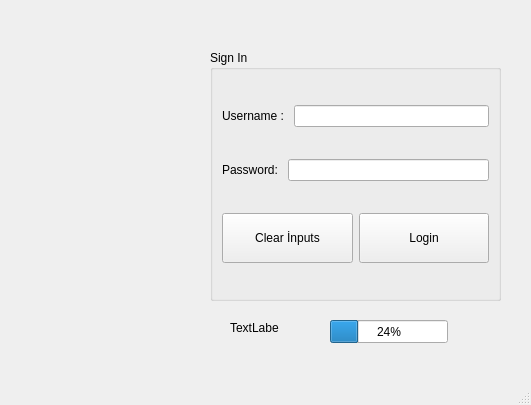
<?xml version="1.0" encoding="UTF-8"?>
<ui version="4.0">
 <class>MainWindow</class>
 <widget class="QMainWindow" name="MainWindow">
  <property name="geometry">
   <rect>
    <x>0</x>
    <y>0</y>
    <width>531</width>
    <height>405</height>
   </rect>
  </property>
  <property name="windowTitle">
   <string>MainWindow</string>
  </property>
  <widget class="QWidget" name="centralwidget">
   <widget class="QGroupBox" name="groupBox">
    <property name="geometry">
     <rect>
      <x>210</x>
      <y>50</y>
      <width>291</width>
      <height>251</height>
     </rect>
    </property>
    <property name="title">
     <string>Sign In</string>
    </property>
    <layout class="QHBoxLayout" name="horizontalLayout_6">
     <item>
      <layout class="QVBoxLayout" name="verticalLayout">
       <item>
        <layout class="QHBoxLayout" name="horizontalLayout">
         <item>
          <widget class="QLabel" name="label">
           <property name="text">
            <string>Username : </string>
           </property>
          </widget>
         </item>
         <item>
          <widget class="QLineEdit" name="lineEditUsername"/>
         </item>
        </layout>
       </item>
       <item>
        <layout class="QHBoxLayout" name="horizontalLayout_2">
         <item>
          <widget class="QLabel" name="label_2">
           <property name="text">
            <string>Password: </string>
           </property>
          </widget>
         </item>
         <item>
          <widget class="QLineEdit" name="lineEdit_2">
           <property name="echoMode">
            <enum>QLineEdit::Password</enum>
           </property>
          </widget>
         </item>
        </layout>
       </item>
       <item>
        <layout class="QHBoxLayout" name="horizontalLayout_5">
         <item>
          <widget class="QPushButton" name="pushButton_2">
           <property name="maximumSize">
            <size>
             <width>16777215</width>
             <height>50</height>
            </size>
           </property>
           <property name="text">
            <string>Clear İnputs</string>
           </property>
          </widget>
         </item>
         <item>
          <widget class="QPushButton" name="pushButton">
           <property name="maximumSize">
            <size>
             <width>16777215</width>
             <height>50</height>
            </size>
           </property>
           <property name="text">
            <string>Login</string>
           </property>
          </widget>
         </item>
        </layout>
       </item>
      </layout>
     </item>
    </layout>
   </widget>
   <widget class="QLabel" name="label_pix">
    <property name="geometry">
     <rect>
      <x>40</x>
      <y>100</y>
      <width>151</width>
      <height>141</height>
     </rect>
    </property>
    <property name="text">
     <string/>
    </property>
    <property name="scaledContents">
     <bool>false</bool>
    </property>
   </widget>
   <widget class="QLabel" name="label_5">
    <property name="geometry">
     <rect>
      <x>230</x>
      <y>320</y>
      <width>49</width>
      <height>16</height>
     </rect>
    </property>
    <property name="text">
     <string>TextLabel</string>
    </property>
   </widget>
   <widget class="QProgressBar" name="progressBar">
    <property name="geometry">
     <rect>
      <x>330</x>
      <y>320</y>
      <width>118</width>
      <height>23</height>
     </rect>
    </property>
    <property name="value">
     <number>24</number>
    </property>
   </widget>
  </widget>
  <widget class="QMenuBar" name="menubar">
   <property name="geometry">
    <rect>
     <x>0</x>
     <y>0</y>
     <width>531</width>
     <height>22</height>
    </rect>
   </property>
  </widget>
  <widget class="QStatusBar" name="statusbar"/>
 </widget>
 <resources/>
 <connections/>
</ui>
